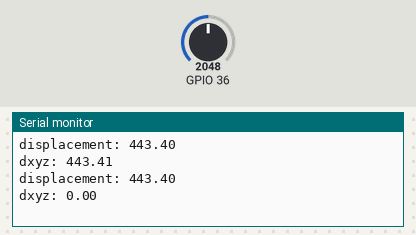
This sketch was run on a simulated ESP32. On the bench: the last lines printed to the serial monitor. The inputs (shaded band) are chosen by the test bench; at power-on: GPIO 36 = 2048.

Above: at 1.3 s.
1.4 s: GPIO 36 set to 2866
At 1.81 s:
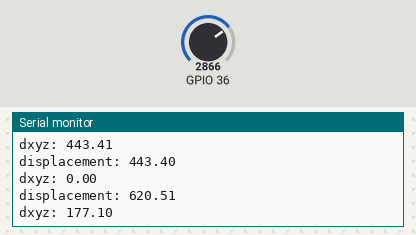
2.9 s: GPIO 36 set to 3603
At 3.31 s:
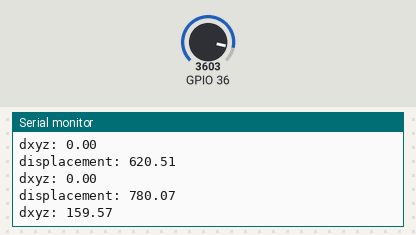
Timing chart, 0 to 5.9 s (numbered marks = the images above; inputs shaded):
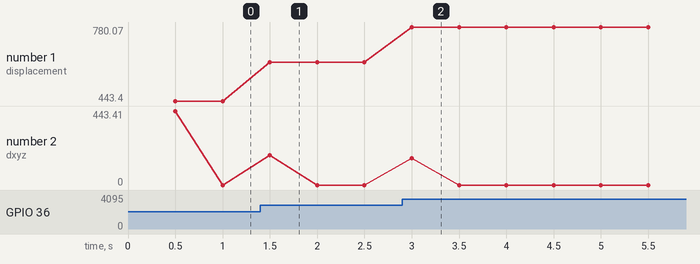

Measured:
- after the input at 1.4 s, the serial monitor: prints a new line after 0.10 s (image 1)
- after the input at 2.9 s, the serial monitor: prints a new line after 0.10 s (image 2)
- plotted number 1: 443.4 → 620.51 after the input at 1.4 s, 620.51 → 780.07 after the input at 2.9 s

The sketch:

accelerometer.ino
```cpp
/* -- accelerometer --  */
#include <Ticker.h>
Ticker secondTick;
#define S0 12
#define S1 14
volatile int watchdogCount = 0;
float acceli[3] = {0, 0, 0};
float accelf[3] = {0, 0, 0};
float displacement[3] = {0, 0, 0};
float displacementval = 0;
float interval = .5; // TOO SMALL OF A VALUE GIVES YOU TOO SMALL NUMBERS
void accelerometerInit(){
  secondTick.attach(interval, displace);
  pinMode(S0, OUTPUT);
  pinMode(S1, OUTPUT);
  pinMode(A0, INPUT);
}
/* -- accelerometer --  */

void setup() {
  accelerometerInit();
  Serial.begin(9600);
}

void displace() {
  // 0b01
  digitalWrite(S0, LOW); digitalWrite(S1, LOW);
  accelf[0] = analogRead(A0);
  float dx = 0.5 * (accelf[0] - acceli[0]) * pow(interval, 2);
  displacement[0] = displacement[0] + dx;

  // 0b10
  digitalWrite(S0, HIGH); digitalWrite(S1, LOW);
  accelf[1] = analogRead(A0);
  float dy = 0.5 * (accelf[1] - acceli[1]) * pow(interval, 2);
  displacement[1] = displacement[1] + dy;

  // 0b11
  digitalWrite(S0, LOW); digitalWrite(S1, HIGH);
  accelf[2] = analogRead(A0);
  float dz = 0.5 * (accelf[2] - acceli[2]) * pow(interval, 2);
  displacement[2] = displacement[2] + dz;

  //find accelf values
  acceli[0] = accelf[0];acceli[1] = accelf[1];acceli[2] = accelf[2];

  displacementval = sqrt(pow(displacement[0], 2) + pow(displacement[1], 2) + pow(displacement[2], 2));
  Serial.println("displacement: " + String(displacementval));
  Serial.println("dxyz: " + String(sqrt(pow(dx, 2) + pow(dy, 2) + pow(dz, 2))));
}

void loop() {
  delay(1000);
}
```
